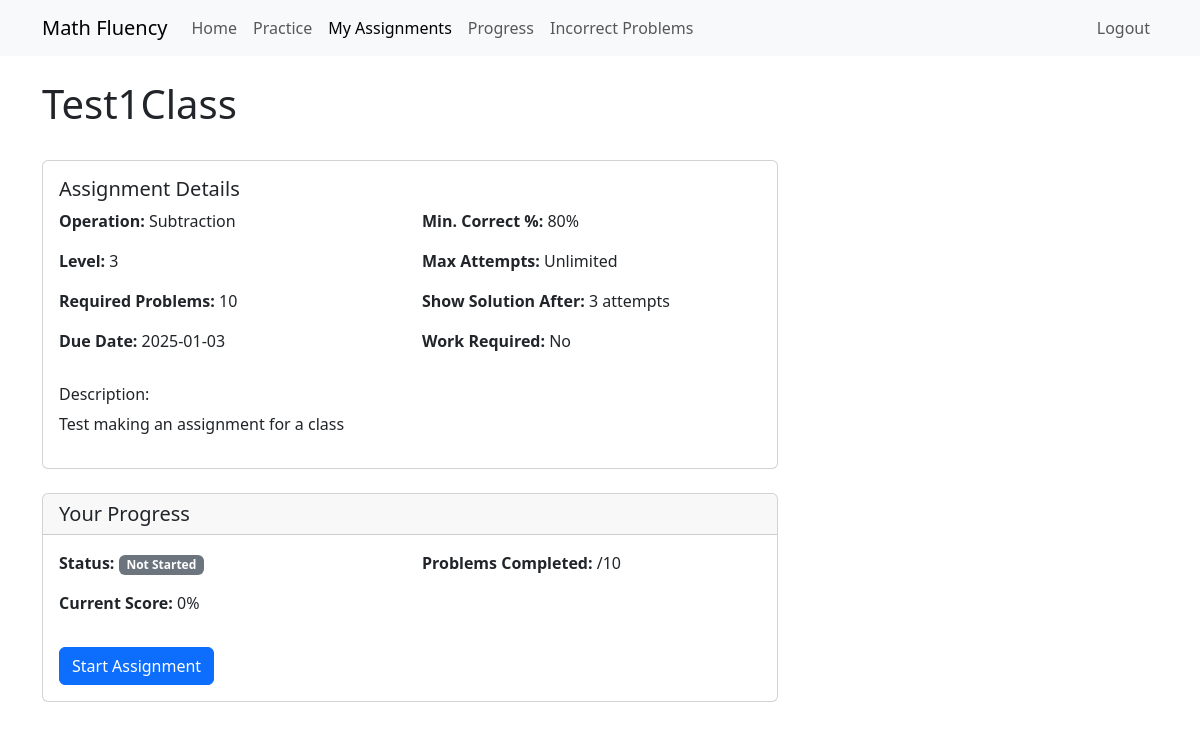
/assignments/2 (signed in), run on the app's committed database.
### models/assignment.py (models this page shows, shortened)
class Assignment(db.Model):
    id = db.Column(db.Integer, primary_key=True)
    title = db.Column(db.String(100), nullable=False)
    description = db.Column(db.String(500))
    operation = db.Column(db.String(20), nullable=False)  # 'addition' or 'multiplication'
    level = db.Column(db.Integer, nullable=False)
    required_problems = db.Column(db.Integer, default=10)
    min_correct_percentage = db.Column(db.Integer, default=80)
    active = db.Column(db.Boolean, default=True)  # Whether the assignment is visible to students
    custom_number1 = db.Column(db.Integer)
    custom_number2 = db.Column(db.Integer)
    max_attempts_per_problem = db.Column(db.Integer, default=None)  # None means unlimited
    show_solution_after_attempts = db.Column(db.Integer, default=3)
    requires_work_shown = db.Column(db.Boolean, default=False)
    is_template = db.Column(db.Boolean, default=False)  # Can be saved as template
    partial_credit = db.Column(db.Boolean, default=True)
    late_submission_policy = db.Column(db.String(20), default='no_credit')  # no_credit, partial_credit, full_credit
    visibility = db.Column(db.String(20), default='immediate')  # immediate, date, prerequisite
    practice_mode_enabled = db.Column(db.Boolean, default=True)
    hint_system = db.Column(db.JSON)  # Store multiple levels of hints
    video_tutorial_url = db.Column(db.String(500))
    created_at = db.Column(db.DateTime, default=datetime.utcnow)
    available_from = db.Column(db.DateTime)
    due_date = db.Column(db.DateTime, nullable=False)
    is_graded = db.Column(db.Boolean, default=False)
    graded_at = db.Column(db.DateTime)
    is_class_assignment = db.Column(db.Boolean, default=True)
    teacher_id = db.Column(db.Integer, db.ForeignKey('user.id'), nullable=False)
    class_id = db.Column(db.Integer, db.ForeignKey('class.id'), nullable=True)
    teacher = db.relationship('User', backref='created_assignments', foreign_keys=[teacher_id])
    assigned_class = db.relationship('Class', backref='assignments')
    individual_students = db.relationship('User', secondary=student_assignments, backref='individual_assignments')
    student_progress = db.relationship('AssignmentProgress', backref='assignment', lazy='dynamic')
    prerequisites = db.relationship(
        'Assignment', secondary=prerequisite_assignments,
        primaryjoin=(prerequisite_assignments.c.assignment_id == id),
        secondaryjoin=(prerequisite_assignments.c.prerequisite_id == id),
        backref='required_for'
    )
    def get_progress(self, student):
        progress = AssignmentProgress.query.filter_by(
            assignment_id=self.id,
            student_id=student.id
        ).first()
        return progress
    def is_assigned_to_student(self, student):
        if self.is_class_assignment:
            return student.class_id == self.class_id
        return student in self.individual_students

class AssignmentProgress(db.Model):
    id = db.Column(db.Integer, primary_key=True)
    student_id = db.Column(db.Integer, db.ForeignKey('user.id'), nullable=False)
    assignment_id = db.Column(db.Integer, db.ForeignKey('assignment.id'), nullable=False)
    problems_attempted = db.Column(db.Integer, default=0)
    problems_correct = db.Column(db.Integer, default=0)
    completed = db.Column(db.Boolean, default=False)
    completed_at = db.Column(db.DateTime)
    total_time_spent = db.Column(db.Integer, default=0)  # Total time in seconds
    streak_count = db.Column(db.Integer, default=0)  # Consecutive correct answers
    mastery_level = db.Column(db.Float, default=0.0)  # 0.0 to 1.0
    last_attempt_at = db.Column(db.DateTime)
    practice_mode = db.Column(db.Boolean, default=False)
    student_notes = db.Column(db.Text)
    teacher_comment = db.Column(db.String(500))
    grade_override = db.Column(db.Integer)
    @property
    def score(self):
        if self.problems_attempted == 0:
            return 0
        if self.grade_override is not None:
            return self.grade_override
        return round((self.problems_correct / self.problems_attempted) * 100)
    needs_review = db.Column(db.Boolean, default=False)
    student = db.relationship('User', backref='assignment_progress')

### routes/assignment_routes.py (the view)
@assignment_bp.route('/assignments/<int:id>')
@login_required
def view_assignment(id):
    assignment = Assignment.query.get_or_404(id)
    if not current_user.is_teacher and not assignment.is_assigned_to_student(current_user):
        flash('Access denied.', 'danger')
        return redirect(url_for('main.index'))
    return render_template('assignments/view.html', assignment=assignment)

### app.py (called while the page is built)
@login_manager.user_loader
def load_user(user_id):
    return User.query.get(int(user_id))

### templates/assignments/view.html (shortened to what this page needs)
{% extends "base.html" %}
{% block content %}
<div class="container mt-4">
    <div class="row">
        <div class="col-md-8">
            <div class="d-flex justify-content-between align-items-center mb-4">
                <h1>{{ assignment.title }}</h1>
            </div>
            <div class="card mb-4">
                <div class="card-body">
                    <h5 class="card-title">Assignment Details</h5>
                    <div class="row">
                        <div class="col-md-6">
                            <p><strong>Operation:</strong> {{ assignment.operation.title() }}</p>
                            <p><strong>Level:</strong> {{ assignment.level }}</p>
                            <p><strong>Required Problems:</strong> {{ assignment.required_problems }}</p>
                            <p><strong>Due Date:</strong> {{ assignment.due_date.strftime('%Y-%m-%d') }}</p>
                        </div>
                        <div class="col-md-6">
                            <p><strong>Min. Correct %:</strong> {{ assignment.min_correct_percentage }}%</p>
                            <p><strong>Max Attempts:</strong>
                                {% if assignment.max_attempts_per_problem %}
                                    {{ assignment.max_attempts_per_problem }} per problem
                                {% else %}
                                    Unlimited
                                {% endif %}
                            </p>
                            <p><strong>Show Solution After:</strong> {{ assignment.show_solution_after_attempts }} attempts</p>
                            <p><strong>Work Required:</strong> {{ 'Yes' if assignment.requires_work_shown else 'No' }}</p>
                        </div>
                    </div>
                    {% if assignment.description %}
                    <div class="mt-3">
                        <h6>Description:</h6>
                        <p>{{ assignment.description }}</p>
                    </div>
                    {% endif %}
                </div>
            </div>
            {% if current_user.is_teacher %}
            <div class="card mb-4">
                <div class="card-header">
                    <h5 class="card-title mb-0">Class Progress</h5>
                </div>
                <div class="card-body">
                    <div class="row align-items-center">
                        <div class="col-md-6">
                            {% set completed = assignment.student_progress.filter_by(completed=true).count() %}
                            {% set total = assignment.student_progress.count() %}
                            {% set percentage = (completed / total * 100) if total > 0 else 0 %}
                            <div class="progress" style="height: 25px;">
                                <div class="progress-bar"
                                     role="progressbar"
                                     style="width: {{ percentage }}%"
                                     aria-valuenow="{{ percentage }}"
                                     aria-valuemin="0"
                                     aria-valuemax="100">
                                    {{ completed }}/{{ total }} Complete ({{ "%.1f"|format(percentage) }}%)
                                </div>
                            </div>
                        </div>
                        <div class="col-md-6">
                            <p class="mb-0 text-muted">
                                Average Score:
                                {% set scores = assignment.student_progress.with_entities(
                                    func.avg(AssignmentProgress.score)).filter(
                                    AssignmentProgress.score.isnot(None)).first() %}
                                {{ "%.1f"|format(scores[0] or 0) }}%
                            </p>
                        </div>
                    </div>
                </div>
            </div>
            <div class="card">
                <div class="card-header">
                    <h5 class="card-title mb-0">Student Progress</h5>
                </div>
                <div class="card-body">
                    <div class="table-responsive">
                        <table class="table table-hover">
                            <thead>
                                <tr>
                                    <th>Student</th>
                                    <th>Status</th>
                                    <th>Score</th>
                                    <th>Last Attempt</th>
                                    <th>Actions</th>
                                </tr>
                            </thead>
                            <tbody>
                                {% for progress in assignment.student_progress %}
                                <tr>
                                    <td>{{ progress.student.name }}</td>
                                    <td>
                                        {% if progress.completed %}
                                            <span class="badge bg-success">Completed</span>
                                        {% elif progress.started %}
                                            <span class="badge bg-warning">In Progress</span>
                                        {% else %}
                                            <span class="badge bg-secondary">Not Started</span>
                                        {% endif %}
                                    </td>
                                    <td>
                                        {% if progress.score is not none %}
                                            {{ progress.score }}%
                                        {% else %}
                                            -
                                        {% endif %}
                                    </td>
                                    <td>
                                        {% if progress.last_attempt %}
                                            {{ progress.last_attempt.strftime('%Y-%m-%d %H:%M') }}
                                        {% else %}
                                            -
                                        {% endif %}
                                    </td>
                                    <td>
                                        <a href="{{ url_for('assignment.view_student_work',
                                                           assignment_id=assignment.id,
                                                           student_id=progress.student.id) }}"
                                           class="btn btn-sm btn-outline-primary">
                                            View Work
                                        </a>
                                    </td>
                                </tr>
                                {% endfor %}
                            </tbody>
                        </table>
                    </div>
                </div>
            </div>
            {% else %}
            {% set progress = assignment.get_progress(current_user) %}
            <div class="card">
                <div class="card-header">
                    <h5 class="card-title mb-0">Your Progress</h5>
                </div>
                <div class="card-body">
                    <div class="row">
                        <div class="col-md-6">
                            <p><strong>Status:</strong>
                                {% if progress.completed %}
                                    <span class="badge bg-success">Completed</span>
                                {% elif progress.started %}
                                    <span class="badge bg-warning">In Progress</span>
                                {% else %}
                                    <span class="badge bg-secondary">Not Started</span>
                                {% endif %}
                            </p>
                            {% if progress.score is not none %}
                            <p><strong>Current Score:</strong> {{ progress.score }}%</p>
                            {% endif %}
                        </div>
                        <div class="col-md-6">
                            <p><strong>Problems Completed:</strong> {{ progress.problems_completed }}/{{ assignment.required_problems }}</p>
                        </div>
                    </div>
                    <div class="mt-3">
                        {% if not progress.completed %}
                        <a href="{{ url_for('assignment.start_assignment', id=assignment.id) }}"
                           class="btn btn-primary">
                            {% if progress.started %}Continue Assignment{% else %}Start Assignment{% endif %}
                        </a>
                        {% endif %}
                    </div>
                </div>
            </div>
            {% endif %}
        </div>
        <div class="col-md-4">
        </div>
    </div>
</div>
{% endblock %}

### data on the page
Assignment: title "Test1Class", operation "Subtraction", level "3", required_problems "10", due_date "2025-01-03", min_correct_percentage "80", show_solution_after_attempts "3", requires_work_shown "No", description "Test making an assignment for a class"
AssignmentProgress: score "0"
